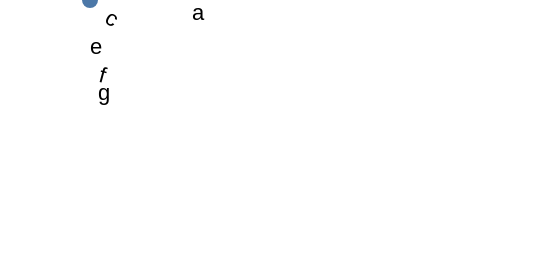

Vega-Lite specification for this chart:
### Vega specification from a JSON file in a GitHub repository (floating-point values rounded to 4 significant figures)
{"width": 100, "height": 100, "marks": [{"type": "text", "encode": {"update": {"x": {"signal": "[5]"}, "y": {"value": 10}, "dx": {"value": 1}, "text": {"value": "a"}}}}, {"type": "text", "encode": {"update": {"x": {"signal": "{a:1}"}, "y": {"signal": "[7,8]"}, "text": {"value": "b"}}}}, {"type": "text", "encode": {"update": {"x": {"signal": "[5]"}, "y": {"value": 10}, "angle": {"value": 30}, "dx": {"value": 2}, "text": {"value": "c"}}}}, {"type": "text", "encode": {"update": {"x": {"signal": "[3,4]"}, "y": {"value": 20}, "radius": {"value": 10}, "theta": {"value": 1}, "text": {"value": "d"}}}}, {"type": "text", "encode": {"update": {"x": {"value": "12"}, "y": {"value": 30}, "radius": {"value": 5}, "dy": {"value": 2}, "text": {"value": "e"}}}}, {"type": "text", "encode": {"update": {"x": {"signal": "true"}, "y": {"value": 40}, "angle": {"value": 15}, "dx": {"value": 3}, "text": {"value": "f"}}}}, {"type": "text", "encode": {"update": {"x": {"signal": "true"}, "y": {"value": 50}, "dx": {"value": 3}, "text": {"value": "g"}}}}, {"type": "text", "encode": {"update": {"x": {"value": 20}, "y": {"signal": "[[1,[2]],null,'<&>']"}, "text": {"value": "h"}}}}, {"type": "symbol", "encode": {"update": {"x": {"signal": "[5]"}, "y": {"signal": "{}"}}}}]}
